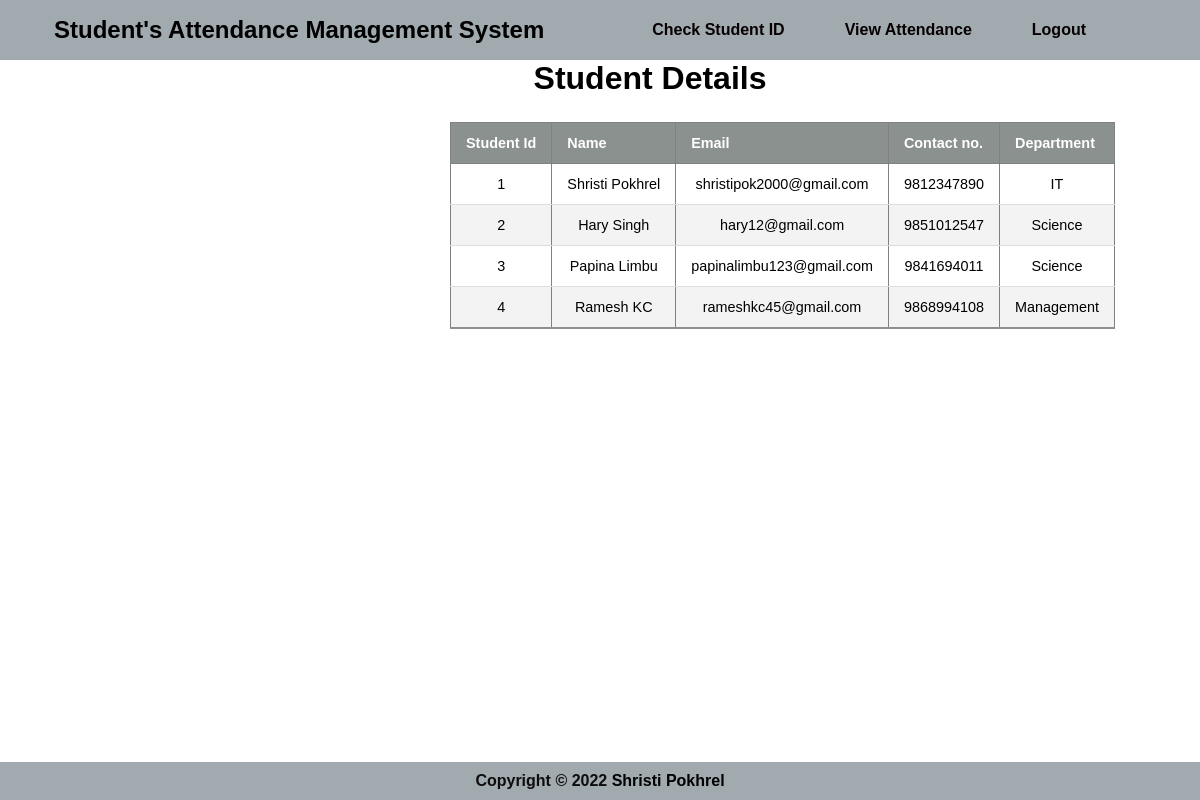
The page /viewsid.php (signed in) on the database its author committed.
### tables this page shows
CREATE TABLE `student_details` (
  `id` int(11) NOT NULL,
  `name` varchar(25) NOT NULL,
  `gender` varchar(20) NOT NULL,
  `email` varchar(25) NOT NULL,
  `contact_no` varchar(25) NOT NULL,
  `department` varchar(20) NOT NULL
);

### viewsid.php (the view, shortened to what this page needs)
<?php
include("config.php");
include("header.php");
?>
<div class="content">
  <div style="background-color:#fff;">
    <h1 class="text-center">Student Details</h1>
  </div>
  <div class="menu-display">
    <div style="padding-left:350px;">
      <table class="content-table" border="1">
        <thead>
          <tr>
            <th>Student Id</th>
            <th>Name</th>
            <th>Email</th>
            <th>Contact no.</th>
            <th>Department</th>
          </tr>
        </thead>
        <tbody>
          <?php
          $sql = "SELECT * FROM `student_details` ";
          $record = mysqli_query($conn, $sql);
          while ($post = mysqli_fetch_assoc($record)) {
          ?>
            <tr>
              <td><?php echo $post['id']; ?></td>
              <td><?php echo $post['name']; ?></td>
              <td><?php echo $post['email']; ?></td>
              <td><?php echo $post['contact_no']; ?></td>
              <td><?php echo $post['department']; ?></td>
            </tr>
          <?php } ?>
        </tbody>
      </table>
    </div>
  </div>
</div>
<?php include("footer.php"); ?>

### assets/header.css (style rules this page uses)
* { margin: 0; padding: 0; box-sizing: border-box; font-family: 'Poppins', sans-serif; }

### assets/all.css (style rules this page uses)
body { margin: 0; padding: 0; font-family: 'Arial'; }
tr:nth-child(even) { background-color: #f2f2f2 }
.menu-display { text-align: center; border: 2px; float: center; }
h1,h2,h3,h4 { text-align: center; }
div.content { margin-left: 100px; }
.content-table { border-collapse: collapse; margin: 25px 0; font-size: 0.9em; min-width: 400px; align-items: center; }
.content-table thead tr { background-color:#8b918e; color: #fff; text-align: left; font-weight: bold; }
.content-table th, .content-table td { padding: 12px 15px; }
.content-table tbody tr { border-bottom: 1px solid #dddddd; }
.content-table tbody tr:nth-of-type(even) { background-color: #f3f3f3; }
.content-table tbody tr:last-of-type { border-bottom: 2px solid #8b918e; }

### rows shown on the page
student_details: id "1", name "Shristi Pokhrel", email "shristipok2000@gmail.com", contact_no "9812347890", department "IT"
student_details: id "2", name "Hary Singh", email "hary12@gmail.com", contact_no "9851012547", department "Science"
student_details: id "3", name "Papina Limbu", email "papinalimbu123@gmail.com", contact_no "9841694011", department "Science"
student_details: id "4", name "Ramesh KC", email "rameshkc45@gmail.com", contact_no "9868994108", department "Management"
